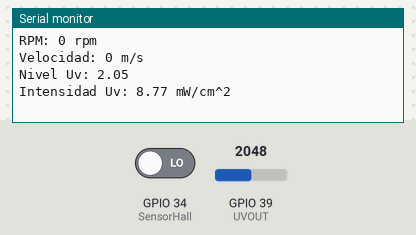
This program was run on a simulated ESP32. Shown: the last lines printed to the serial monitor. The inputs (shaded band) are chosen by the test bench; at power-on: GPIO 39 (UVOUT) = 2048, GPIO 34 (SensorHall) LOW.

Above: at 1.2 s.
1.3 s: GPIO 39 (UVOUT) set to 2866
At 2.6 s:
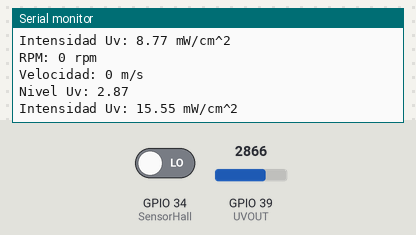
2.8 s: GPIO 39 (UVOUT) set to 3603
At 3.5 s:
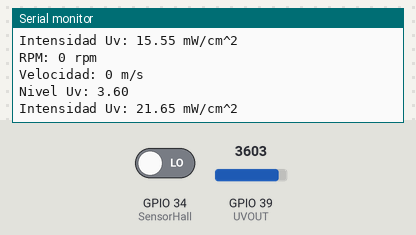
Timing chart, 0 to 5.8 s (numbered marks = the images above; inputs shaded):
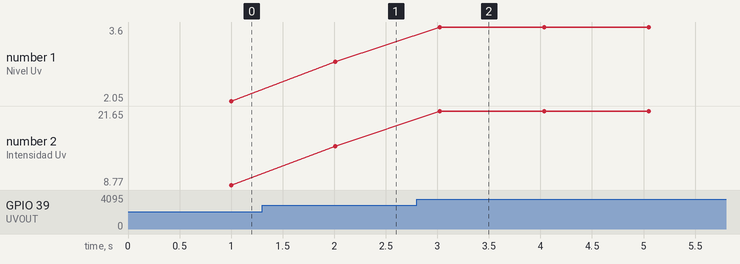

Measured:
- after the input at 1.3 s, the serial monitor: prints a new line after 0.71 s (image 1)
- after the input at 2.8 s, the serial monitor: prints a new line after 0.23 s (image 2)
- plotted number 1: 2.05 → 2.87 after the input at 1.3 s, 2.87 → 3.6 after the input at 2.8 s
- plotted number 2: 8.77 → 15.55 after the input at 1.3 s, 15.55 → 21.65 after the input at 2.8 s

The program:

main.cpp
```cpp
#include <Arduino.h>
#include <SPI.h>
#include <Wire.h>

//Pines de Sensores
int UVOUT = 39; //Output from the sensor
int SensorHall = 34;

int h=1;
float sumaD = 0;
float sampleTime = 1000;

float averageAnalogRead(float pinToRead)
{
  byte numberOfReadings = 8;
  unsigned int runningValue = 0;

  for(int x = 0 ; x < numberOfReadings ; x++)
    runningValue += pinToRead;
  runningValue /= numberOfReadings;

  return(runningValue);
}
float getRPM()
{
  float kount = 0;
  boolean kflag = LOW;
  unsigned long currentTime = 0;
  unsigned long startTime = millis();
  unsigned long sampleTime1 = sampleTime-1;
  while (currentTime <= sampleTime1)
  {
    if (digitalRead(SensorHall) == HIGH)
    {
      kflag = HIGH;
    }
    if (digitalRead(SensorHall) == LOW && kflag == HIGH)
    {
      kount++;
      kflag = LOW;
    }
    currentTime = millis() - startTime;
  }
  float kount2rpm = (float (60000 / float(sampleTime1)) * kount);
  return kount2rpm;
}
float getVel(float getrpm)
{
  float rpm = getrpm; //método que se crea más adelante para configurar las revoluciones por min
  float w = 2 * 3.1415926535 * (rpm / 60); // Se pasa r.p.m. a rad/s
  float v = w * 0.04; // se halla la Velocidad Lineal w*radio del anemometro en m (r cazo=0.057 y 0.0615 cm hélice [Perimetro = 2*pi*Dext]

  return v;
}
float mapfloat(float x, float in_min, float in_max, float out_min, float out_max)
{
  float pendiente = ((out_max - out_min) / (in_max - in_min));
  return (((pendiente*x)-(pendiente*in_max)+ (out_max))/1000);
}
float uvRead(float x){
  return (x/1000);
}
float Prom(float valor){
  float envioD;
  sumaD+=valor;
  envioD=sumaD/h;
  h++;
  return envioD;
}

void setup()
{
  pinMode(UVOUT, INPUT);
  pinMode(SensorHall, INPUT);
  Serial.begin(9600);
}

void loop()
{

  int Rpm = getRPM();
  int Vel = averageAnalogRead(getVel(Rpm));
  int uvLevel =(analogRead(UVOUT));// averageAnalogRead(analogRead(UVOUT)-10)/1000;
  float uvIntensity = mapfloat(uvLevel, 0.99*1000, 2.8*1000, 0*1000, 15*1000);

  Serial.printf("\nRPM: %i rpm \n",Rpm);
  Serial.printf("Velocidad: %i m/s \n",Vel);
  Serial.printf("Nivel Uv: %.2f \n",uvRead(uvLevel));
  Serial.printf("Intensidad Uv: %.2f mW/cm^2 \n",uvIntensity);

  //Serial.printf("%i,%i,%i,%.2f \n",Rpm,Vel,uvLevel,uvIntensity);

  //delay(sampleTime); //SAMPLE TIME
}
```
